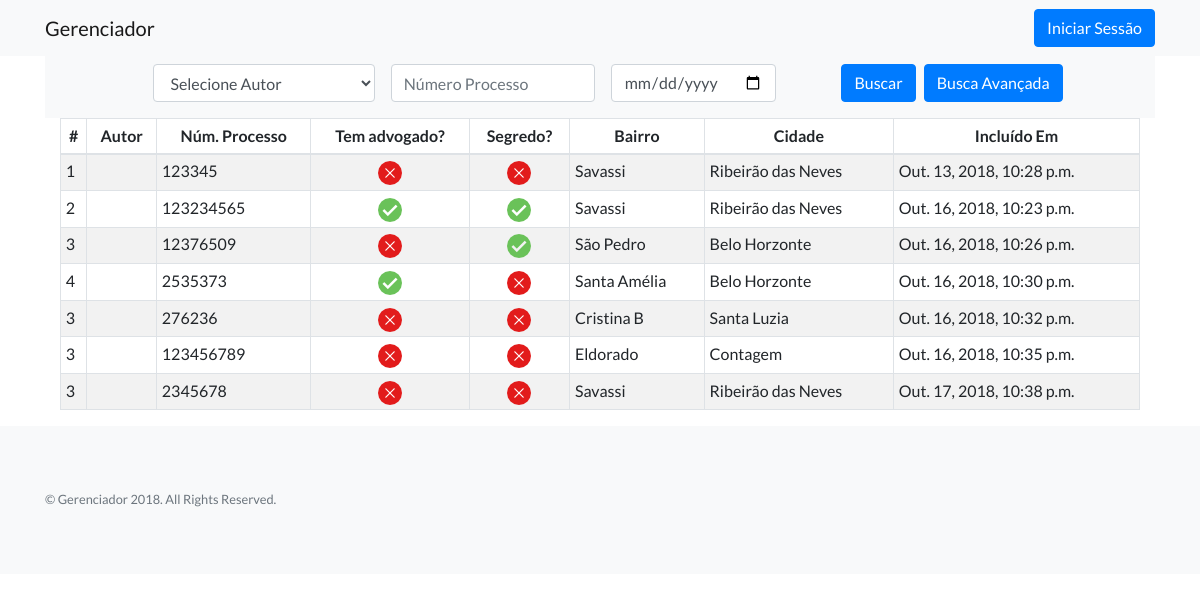
Page /Gerenciador/ListaProcesso on the earlier database version.
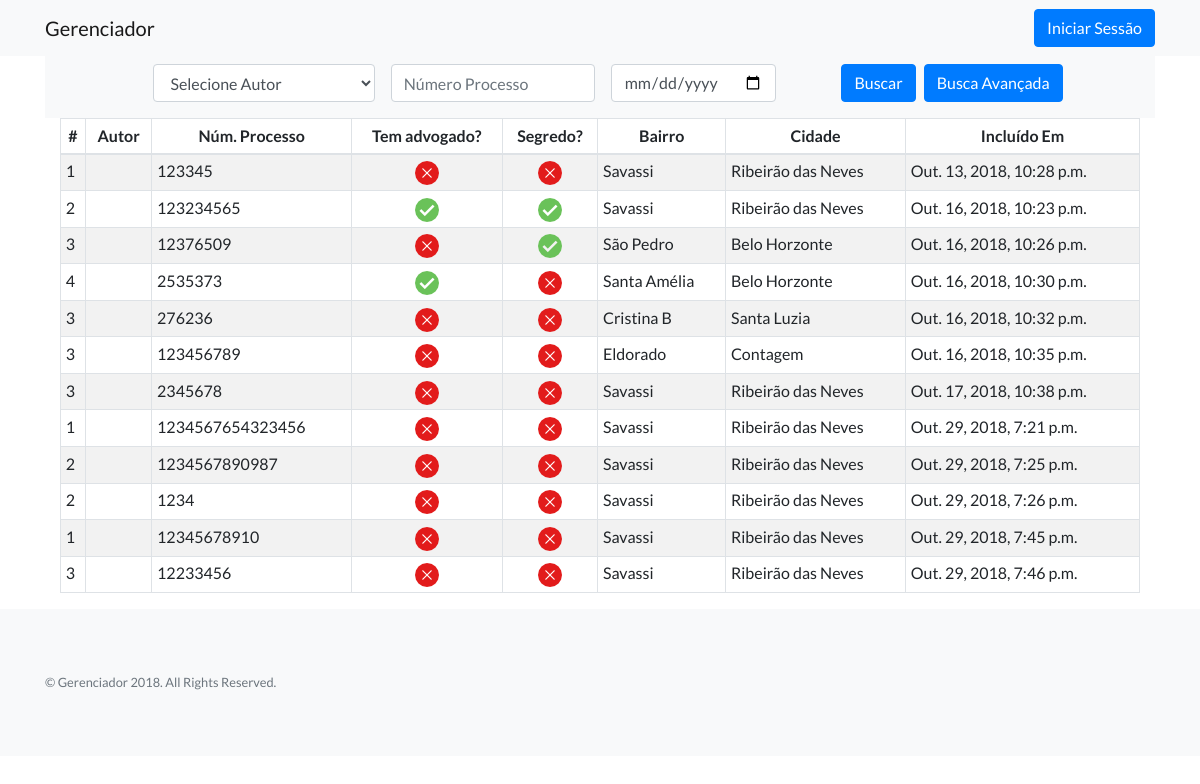
Same page on the later database version.
### Gerenciador/models.py (models this page shows, shortened)
class cadastro (models.Model):
    fk_autor=models.ForeignKey(autor, on_delete=models.CASCADE, verbose_name ='Autor')
    reu = models.CharField(max_length=200)
    documento = models.CharField(max_length=14)
    rua = models.CharField(max_length=200)
    numero = models.IntegerField(null=True)
    bairro = models.CharField(max_length=200)
    cidade = models.CharField(max_length=200)
    complemento = models.CharField(max_length=200, null=True,blank=True)
    cep = models.CharField(max_length=8)
    numero_processo = models.IntegerField()
    segredo = models.IntegerField(default=0 ,verbose_name='Segredo ?')
    advogado= models.IntegerField(default=0 ,verbose_name='Tem advogado ?')
    data_inclusao = models.DateTimeField(auto_now=True, verbose_name ='Incluido em')
    fk_conta =  models.IntegerField(default=0)

### Gerenciador/views.py (the view)
class Lista_Processo(ListView):
    model = cadastro
    template_name ='Gerenciador/Lista_Processo.html'
    def get_queryset(self, **kwargs):
        filtro_Basico = Q()
        filtro_Avancado = Q()
        f_Autor = self.request.GET.get('Autor')
        f_NumeroProcesso = self.request.GET.get('NumeroProcesso')
        f_DataInclusao = self.request.GET.get('DataInclusao')
        f_Bairro = self.request.GET.get('Bairro','')
        f_Cidade = self.request.GET.get('Cidade','')
        f_Segredo = self.request.GET.get('Segredo','')
        f_Advogado = self.request.GET.get('Advogado','')
        if f_Autor is not None and f_Autor != 'Selecione Autor':
            filtro_Basico.add(Q(fk_autor=f_Autor), Q.AND)
        if f_NumeroProcesso:
            filtro_Basico.add(Q(numero_processo=f_NumeroProcesso), Q.AND)
        if f_DataInclusao:
            f_DataInclusao = datetime.strptime(f_DataInclusao, '%Y-%m-%d').date()
            filtro_Basico.add(Q(data_inclusao__date=f_DataInclusao), Q.AND)
        if filtro_Basico:
            return cadastro.objects.filter(filtro_Basico)
        if f_Bairro:
            filtro_Avancado.add(Q(bairro__icontains=f_Bairro), Q.AND)
        if filtro_Avancado:
            return cadastro.objects.filter(filtro_Avancado)
        else:
            return cadastro.objects.prefetch_related('fk_autor').all()
    def get_context_data(self, **kwargs):
        context = super(Lista_Processo, self).get_context_data(**kwargs)
        context['Autor']  = autor.objects.select_related('fk_autor').values()
        return context

### Gerenciador/templates/Gerenciador/Lista_Processo.html (shortened to what this page needs)
{% extends 'Gerenciador/base.html' %}
{% load widget_tweaks%}
{% block content %}
<nav class="navbar navbar-light bg-light">
    <div class="container justify-content-center">
        <form method="GET" action="" class="form-inline">
            <div class="form-group mx-sm-3 mb-2 ">
                <select name="Autor" class="form-control col-md-4">
                    <option>Selecione Autor</option>
                  </select>
                <input type="search" name="NumeroProcesso" class="form-control" placeholder="Número Processo">
                <input type="date" name="DataInclusao" class="form-control"">
              </div>
              <button type="submit" class="btn btn-primary mx-sm-2 mb-2">Buscar</button>
              <button type="button" class="btn btn-primary mb-2" data-toggle="modal" data-target="#exampleModal" data-whatever="@mdo">Busca Avançada</button>
        </form>
    </div>
  </nav>
<div class="container">
  <table id="minhaTabela" class="table table-striped table-bordered table-sm">
    <thead>
      <tr align="center">
        <th scope="col">#</th>
        <th scope="col">Autor</th>
        <th scope="col">Núm. Processo</th>
        <th scope="col">Tem advogado?</th>
        <th scope="col">Segredo?</th>
        <th scope="col">Bairro</th>
        <th scope="col">Cidade</th>
        <th scope="col">Incluído Em</th>
      </tr>
    </thead>
    <tbody>
        {%for e in object_list%}
      <tr>
        <td>{{e.fk_autor_id}}</td>
        <td>{{e.nome_autor}}</td>
        <td>{{e.numero_processo}}</td>
        <td align="center">{% if e.advogado == 1 %}
              <img src="../../static/Gerenciador/img/ok2.png" alt="Tem advogado">
            {% else %}
              <img src="../../static/Gerenciador/img/delete.png" alt="Não tem Advogado">
            {% endif %}
        </td>
        <td align="center">{% if e.segredo == 1 %}
            <img src="../../static/Gerenciador/img/ok2.png" alt="Tem advogado">
          {% else %}
            <img src="../../static/Gerenciador/img/delete.png" alt="Não tem Advogado">
          {% endif %}
      </td>
        <td>{{e.bairro}}</td>
        <td>{{e.cidade}}</td>
        <td>{{e.data_inclusao}}</td>
      </tr>
      {% endfor %}
    </tbody>
</table>
</div>
{% endblock %}

### Gerenciador/templates/Gerenciador/base.html (shortened to what this page needs)
<!DOCTYPE html>
<html lang="pt-br">
  <head>
    {% load static %}
    <link href="../../static/Gerenciador/vendor/bootstrap/css/bootstrap.min.css" rel="stylesheet">
    <link href="../../static/Gerenciador/vendor/fontawesome-free/css/all.min.css" %}" rel="stylesheet">
    <link href="../../static/Gerenciador/vendor/simple-line-icons/css/simple-line-icons.css" %}" rel="stylesheet" type="text/css">
    <link href="../../static/Gerenciador/css/landing-page.css" rel="stylesheet">
  </head>
  <body>
    <nav class="navbar navbar-light bg-light static-top">
      <div class="container">
        <a class="navbar-brand" href="#">Gerenciador</a>
        <a class="btn btn-primary" href="#">Iniciar Sessão</a>
      </div>
    </nav>
    <div class="container">
    {% block content %}
    {% endblock %}
    </div>
    <footer class="footer bg-light">
      <div class="container">
        <div class="row">
          <div class="col-lg-6 h-100 text-center text-lg-left my-auto">
            <p class="text-muted small mb-4 mb-lg-0">&copy; Gerenciador 2018. All Rights Reserved.</p>
          </div>
        </div>
      </div>
    </footer>
  </body>
</html>

### Gerenciador/static/Gerenciador/css/landing-page.css (style rules this page uses)
body { font-family: 'Lato', 'Helvetica Neue', Helvetica, Arial, sans-serif; }
footer.footer { padding-top: 4rem; padding-bottom: 4rem; }

Differences in the rows shown:
added cadastro: fk_autor_id "1", numero_processo "1234567654323456", advogado 0 (drawn), segredo 0 (drawn), bairro "Savassi", cidade "Ribeirão das Neves", data_inclusao "Out. 29, 2018, 7:21 p.m."
added cadastro: fk_autor_id "2", numero_processo "1234567890987", advogado 0 (drawn), segredo 0 (drawn), bairro "Savassi", cidade "Ribeirão das Neves", data_inclusao "Out. 29, 2018, 7:25 p.m."
added cadastro: fk_autor_id "2", numero_processo "1234", advogado 0 (drawn), segredo 0 (drawn), bairro "Savassi", cidade "Ribeirão das Neves", data_inclusao "Out. 29, 2018, 7:26 p.m."
added cadastro: fk_autor_id "1", numero_processo "12345678910", advogado 0 (drawn), segredo 0 (drawn), bairro "Savassi", cidade "Ribeirão das Neves", data_inclusao "Out. 29, 2018, 7:45 p.m."
added cadastro: fk_autor_id "3", numero_processo "12233456", advogado 0 (drawn), segredo 0 (drawn), bairro "Savassi", cidade "Ribeirão das Neves", data_inclusao "Out. 29, 2018, 7:46 p.m."
